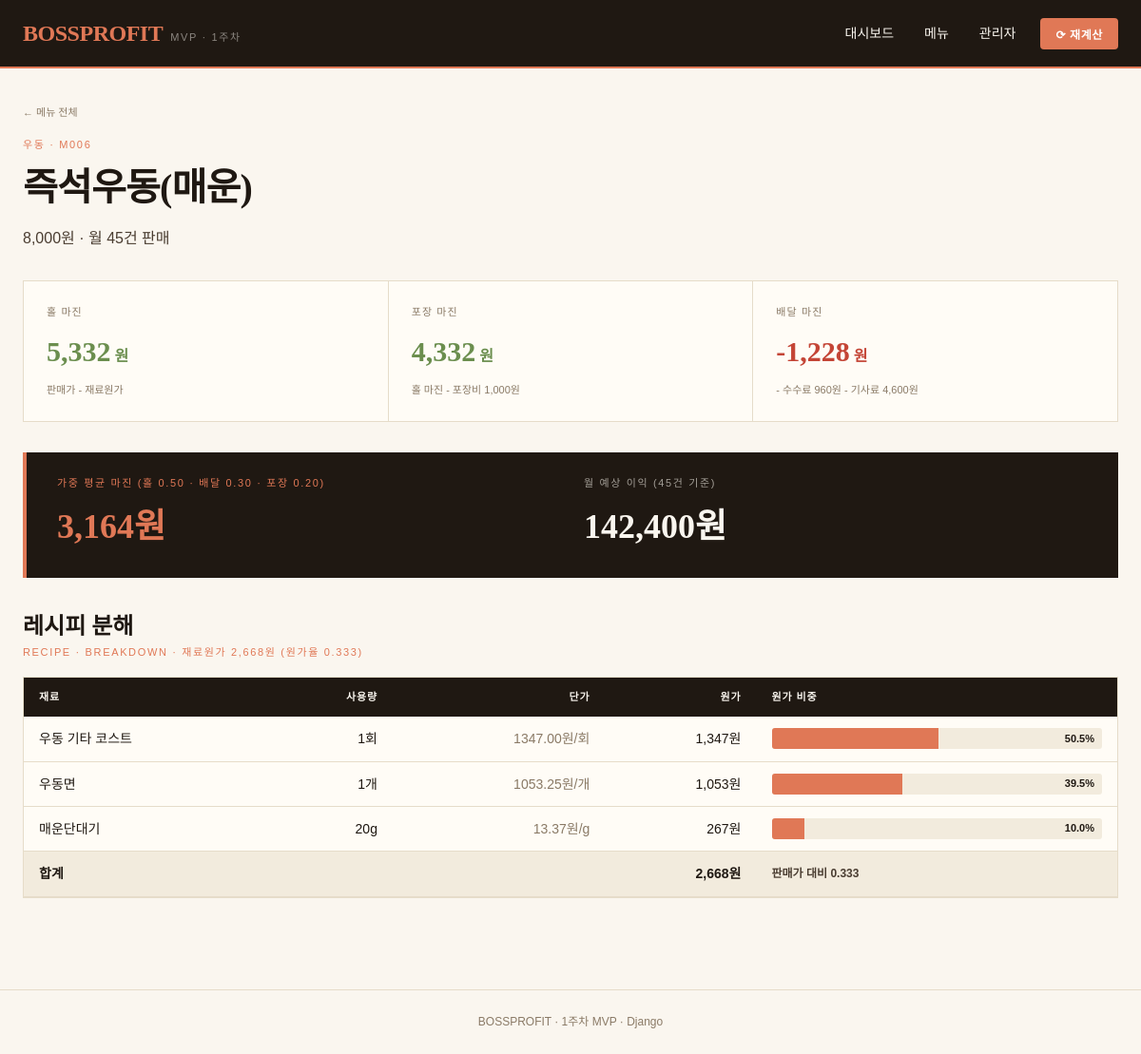
/menus/M006/, run on the app's committed database.
### profit/models.py (models this page shows, shortened)
class Menu(models.Model):
    CATEGORY_CHOICES = [
        ("돈까스", "돈까스"),
        ("우동", "우동"),
        ("만두", "만두"),
        ("세트", "세트"),
        ("안주", "안주"),
        ("기타", "기타"),
    ]
    menu_id = models.CharField(
        max_length=50, unique=True, help_text="예: M001"
    )
    name = models.CharField(max_length=100, verbose_name="메뉴명")
    category = models.CharField(
        max_length=20, choices=CATEGORY_CHOICES, verbose_name="카테고리"
    )
    price = models.PositiveIntegerField(verbose_name="판매가(원)")
    monthly_orders = models.PositiveIntegerField(
        default=0, verbose_name="월 판매량"
    )
    packaging_cost = models.PositiveIntegerField(
        default=0, verbose_name="포장 비용(원)"
    )
    is_active = models.BooleanField(default=True, verbose_name="판매중")
    class Meta:
        verbose_name = "메뉴"
        verbose_name_plural = "메뉴"
        ordering = ["menu_id"]
    def food_cost(self) -> float:
        return sum(item.cost for item in self.recipe_items.all())

class ProfitAssumption(models.Model):
    owner = models.ForeignKey(
        settings.AUTH_USER_MODEL,
        on_delete=models.CASCADE,
        null=True, blank=True,
        related_name="assumptions",
        verbose_name="소유자"
    )
    label = models.CharField(
        max_length=50, default="기본 가정", verbose_name="가정 이름"
    )
    dine_in_share = models.FloatField(default=0.50, verbose_name="홀 비중")
    delivery_share = models.FloatField(default=0.30, verbose_name="배달 비중")
    takeout_share = models.FloatField(default=0.20, verbose_name="포장 비중")
    delivery_commission_rate = models.FloatField(
        default=0.12, verbose_name="배달앱 수수료율"
    )
    rider_fee = models.PositiveIntegerField(
        default=4600, verbose_name="배달 기사 수수료(원)"
    )
    rider_fee_store_share = models.FloatField(
        default=1.0, verbose_name="기사료 가게 부담률"
    )
    target_food_cost_rate = models.FloatField(
        default=0.35, verbose_name="목표 원가율"
    )
    is_active = models.BooleanField(default=True)
    class Meta:
        verbose_name = "손익 가정"
        verbose_name_plural = "손익 가정"
    @classmethod
    def get_active(cls, user=None):
        if user and user.is_authenticated:
            obj = cls.objects.filter(owner=user, is_active=True).first()
            if obj:
                return obj
        obj = cls.objects.filter(owner__isnull=True, is_active=True).first()
        if obj is None:
            obj = cls.objects.create()
        return obj

class Ingredient(models.Model):
    CATEGORY_CHOICES = [
        ("돈까스", "돈까스"),
        ("우동", "우동"),
        ("만두", "만두"),
        ("공통", "공통"),
        ("안주", "안주"),
        ("포장", "포장"),
        ("기타", "기타"),
    ]
    ingredient_id = models.CharField(
        max_length=50, unique=True, help_text="예: PORK_LOIN_G"
    )
    name = models.CharField(max_length=100, verbose_name="재료명")
    category = models.CharField(
        max_length=20, choices=CATEGORY_CHOICES, blank=True, verbose_name="카테고리"
    )
    purchase_quantity = models.FloatField(
        verbose_name="구매 수량", help_text="예: 1kg을 그램으로 환산한 1000"
    )
    purchase_price = models.PositiveIntegerField(verbose_name="구매 가격(원)")
    unit = models.CharField(max_length=20, default="g", verbose_name="단위")
    memo = models.TextField(blank=True, verbose_name="메모")
    class Meta:
        verbose_name = "식자재"
        verbose_name_plural = "식자재"
        ordering = ["category", "name"]
    @property
    def unit_cost(self) -> float:
        if not self.purchase_quantity:
            return 0.0
        return self.purchase_price / self.purchase_quantity

class RecipeItem(models.Model):
    menu = models.ForeignKey(
        Menu, on_delete=models.CASCADE, related_name="recipe_items"
    )
    ingredient = models.ForeignKey(
        Ingredient, on_delete=models.PROTECT, related_name="used_in"
    )
    quantity = models.FloatField(verbose_name="사용량")
    memo = models.CharField(max_length=255, blank=True)
    class Meta:
        verbose_name = "레시피 항목"
        verbose_name_plural = "레시피 항목"
        unique_together = [("menu", "ingredient")]
        ordering = ["menu", "ingredient"]
    @property
    def cost(self) -> float:
        return self.ingredient.unit_cost * self.quantity

### profit/views.py (the view)
# urls.py: path("menus/<str:menu_id>/", views.menu_detail, name="menu_detail"),
def menu_detail(request, menu_id):
    menu = get_object_or_404(Menu, menu_id=menu_id)
    assumption = ProfitAssumption.get_active()
    result = calculate_menu(menu, assumption)
    recipe_items = menu.recipe_items.select_related("ingredient").all()
    total_cost = sum(item.cost for item in recipe_items)
    recipe_rows = []
    for item in recipe_items:
        recipe_rows.append({
            "ingredient": item.ingredient,
            "quantity": item.quantity,
            "cost": item.cost,
            "share": (item.cost / total_cost * 100) if total_cost else 0,
        })
    recipe_rows.sort(key=lambda r: r["cost"], reverse=True)
    return render(
        request,
        "profit/menu_detail.html",
        {
            "menu": menu,
            "result": result,
            "recipe_rows": recipe_rows,
            "assumption": assumption,
        },
    )

### profit/templates/profit/menu_detail.html (shortened to what this page needs)
{% extends "profit/base.html" %}
{% load humanize %}
{% block content %}
<header class="detail-header">
  <a href="{% url 'menu_list' %}" class="breadcrumb">← 메뉴 전체</a>
  <div class="tag">{{ menu.category|upper }} · {{ menu.menu_id }}</div>
  <h1>{{ menu.name }}</h1>
  <div class="sub">{{ menu.price|intcomma }}원 · 월 {{ menu.monthly_orders }}건 판매</div>
</header>
<div class="margin-grid">
  <div class="margin-card">
    <div class="lbl">홀 마진</div>
    <div class="val {% if result.dine_in_margin > 0 %}pos{% else %}neg{% endif %}">
      {{ result.dine_in_margin|floatformat:0|intcomma }}<span class="unit">원</span>
    </div>
    <div class="note">판매가 - 재료원가</div>
  </div>
  <div class="margin-card">
    <div class="lbl">포장 마진</div>
    <div class="val {% if result.takeout_margin > 0 %}pos{% else %}neg{% endif %}">
      {{ result.takeout_margin|floatformat:0|intcomma }}<span class="unit">원</span>
    </div>
    <div class="note">홀 마진 - 포장비 {{ menu.packaging_cost|intcomma }}원</div>
  </div>
  <div class="margin-card">
    <div class="lbl">배달 마진</div>
    <div class="val {% if result.delivery_margin > 0 %}pos{% else %}neg{% endif %}">
      {{ result.delivery_margin|floatformat:0|intcomma }}<span class="unit">원</span>
    </div>
    <div class="note">- 수수료 {{ result.delivery_commission|floatformat:0|intcomma }}원 - 기사료 {{ result.rider_cost|floatformat:0|intcomma }}원</div>
  </div>
</div>
<div class="weighted-banner">
  <div>
    <div class="lbl-coral">가중 평균 마진 (홀 {{ assumption.dine_in_share|floatformat:2 }} · 배달 {{ assumption.delivery_share|floatformat:2 }} · 포장 {{ assumption.takeout_share|floatformat:2 }})</div>
    <div class="big coral">{{ result.weighted_margin|floatformat:0|intcomma }}원</div>
  </div>
  <div>
    <div class="lbl-grey">월 예상 이익 ({{ menu.monthly_orders }}건 기준)</div>
    <div class="big">{{ result.monthly_profit|floatformat:0|intcomma }}원</div>
  </div>
</div>
<div style="margin-bottom: 16px;">
  <h2 style="font-family:'Noto Serif KR',serif; font-size:24px; font-weight:900;">레시피 분해</h2>
  <div class="sect-label">RECIPE · BREAKDOWN · 재료원가 {{ result.base_cost|floatformat:0|intcomma }}원 (원가율 {{ result.food_cost_rate|floatformat:3 }})</div>
</div>
<div class="data-table-wrap">
  <table class="data-table">
    <thead>
      <tr>
        <th>재료</th>
        <th class="right">사용량</th>
        <th class="right">단가</th>
        <th class="right">원가</th>
        <th style="width:33%;">원가 비중</th>
      </tr>
    </thead>
    <tbody>
      {% for r in recipe_rows %}
      <tr>
        <td style="font-weight:500;">{{ r.ingredient.name }}</td>
        <td class="right tabular">{{ r.quantity|floatformat:"-2" }}{{ r.ingredient.unit }}</td>
        <td class="right tabular" style="color:var(--ink-muted);">{{ r.ingredient.unit_cost|floatformat:2 }}원/{{ r.ingredient.unit }}</td>
        <td class="right tabular" style="font-weight:500;">{{ r.cost|floatformat:0|intcomma }}원</td>
        <td>
          <div class="recipe-bar">
            <div class="fill" style="width: {{ r.share|floatformat:1 }}%;"></div>
            <div class="pct">{{ r.share|floatformat:1 }}%</div>
          </div>
        </td>
      </tr>
      {% endfor %}
      <tr style="background: var(--cream-deep); font-weight:700;">
        <td>합계</td>
        <td></td>
        <td></td>
        <td class="right tabular">{{ result.base_cost|floatformat:0|intcomma }}원</td>
        <td style="font-size:12px; color:var(--ink-soft);">판매가 대비 {{ result.food_cost_rate|floatformat:3 }}</td>
      </tr>
    </tbody>
  </table>
</div>
{% endblock %}

### profit/static/profit/styles.css (style rules this page uses)
* { box-sizing: border-box; margin: 0; padding: 0; }
:root { --cream: #FAF6EF; --cream-deep: #F2EBDD; --paper: #FFFCF6; --ink: #1F1812; --ink-soft: #4A3D31; --ink-muted: #8A7A66; --coral: #E07856; --coral-deep: #C44536; --tan: #C8956D; --olive: #6B8E4E; --gold: #B8893A; --line: #E6DCC9; }
body { font-family: 'Noto Sans KR', sans-serif; background: var(--cream); color: var(--ink); min-height: 100vh; line-height: 1.6; -webkit-font-smoothing: antialiased; }
a { color: inherit; text-decoration: none; }
.sect-label { font-size: 11px; color: var(--coral); letter-spacing: 0.15em; }
.data-table-wrap { background: var(--paper); border: 1px solid var(--line); overflow-x: auto; }
.data-table { width: 100%; border-collapse: collapse; font-size: 14px; }
.data-table thead { background: var(--ink); color: var(--cream); }
.data-table th { padding: 12px 16px; text-align: left; font-size: 11px; letter-spacing: 0.08em; text-transform: uppercase; font-weight: 700; }
.data-table th.right, .data-table td.right { text-align: right; }
.data-table td { padding: 12px 16px; border-bottom: 1px solid var(--line); }
.tabular { font-variant-numeric: tabular-nums; }
.detail-header { margin-bottom: 32px; }
.detail-header .breadcrumb { font-size: 11px; color: var(--ink-muted); margin-bottom: 16px; display: inline-block; }
.detail-header .tag { font-size: 11px; color: var(--coral); letter-spacing: 0.15em; margin-bottom: 4px; }
.detail-header h1 { font-family: 'Noto Serif KR', serif; font-size: 40px; font-weight: 900; letter-spacing: -0.02em; }
.detail-header .sub { color: var(--ink-soft); margin-top: 8px; }
.margin-grid { display: grid; grid-template-columns: repeat(3, 1fr); gap: 1px; background: var(--line); border: 1px solid var(--line); margin-bottom: 32px; }
.margin-card { background: var(--paper); padding: 24px; }
.margin-card .lbl { font-size: 11px; color: var(--ink-muted); letter-spacing: 0.1em; text-transform: uppercase; margin-bottom: 8px; }
.margin-card .val { font-family: 'Noto Serif KR', serif; font-size: 30px; font-weight: 900; }
.margin-card .val.pos { color: var(--olive); }
.margin-card .val.neg { color: var(--coral-deep); }
.margin-card .val .unit { font-size: 16px; margin-left: 4px; }
.margin-card .note { font-size: 11px; color: var(--ink-muted); margin-top: 8px; }
.weighted-banner { background: var(--ink); color: var(--cream); padding: 24px 32px; margin-bottom: 32px; border-left: 4px solid var(--coral); display: grid; grid-template-columns: 1fr 1fr; gap: 24px; align-items: center; }
.weighted-banner .lbl-coral { font-size: 11px; color: var(--coral); letter-spacing: 0.15em; margin-bottom: 8px; }
.weighted-banner .lbl-grey { font-size: 11px; color: rgba(250,246,239,0.6); letter-spacing: 0.15em; margin-bottom: 8px; }
.weighted-banner .big { font-family: 'Noto Serif KR', serif; font-size: 36px; font-weight: 900; }
.weighted-banner .big.coral { color: var(--coral); }
.recipe-bar { background: var(--cream-deep); height: 22px; border-radius: 3px; overflow: hidden; position: relative; }
.recipe-bar .fill { background: var(--coral); height: 100%; }
.recipe-bar .pct { position: absolute; inset: 0; display: flex; align-items: center; justify-content: flex-end; padding-right: 8px; font-size: 11px; font-weight: 700; color: var(--ink); }

### data on the page
Menu: category "우동", menu_id "M006", name "즉석우동(매운)", price "8,000", monthly_orders "45", packaging_cost "1,000"
ProfitAssumption: dine_in_share "0.50", delivery_share "0.30", takeout_share "0.20"
Ingredient: ingredient.name "우동 기타 코스트", quantity "1", ingredient.unit "회", ingredient.unit_cost "1347.00", cost "1,347", share "50.5"
Ingredient: ingredient.name "우동면", quantity "1", ingredient.unit "개", ingredient.unit_cost "1053.25", cost "1,053", share "39.5"
Ingredient: ingredient.name "매운단대기", quantity "20", ingredient.unit "g", ingredient.unit_cost "13.37", cost "267", share "10.0"

### other printed values
{{ result.dine_in_margin|floatformat:0|intcomma }} "5,332"
{{ result.takeout_margin|floatformat:0|intcomma }} "4,332"
{{ result.delivery_margin|floatformat:0|intcomma }} "-1,228"
{{ result.delivery_commission|floatformat:0|intcomma }} "960"
{{ result.rider_cost|floatformat:0|intcomma }} "4,600"
{{ result.weighted_margin|floatformat:0|intcomma }} "3,164"
{{ result.monthly_profit|floatformat:0|intcomma }} "142,400"
{{ result.base_cost|floatformat:0|intcomma }} "2,668"
{{ result.food_cost_rate|floatformat:3 }} "0.333"
